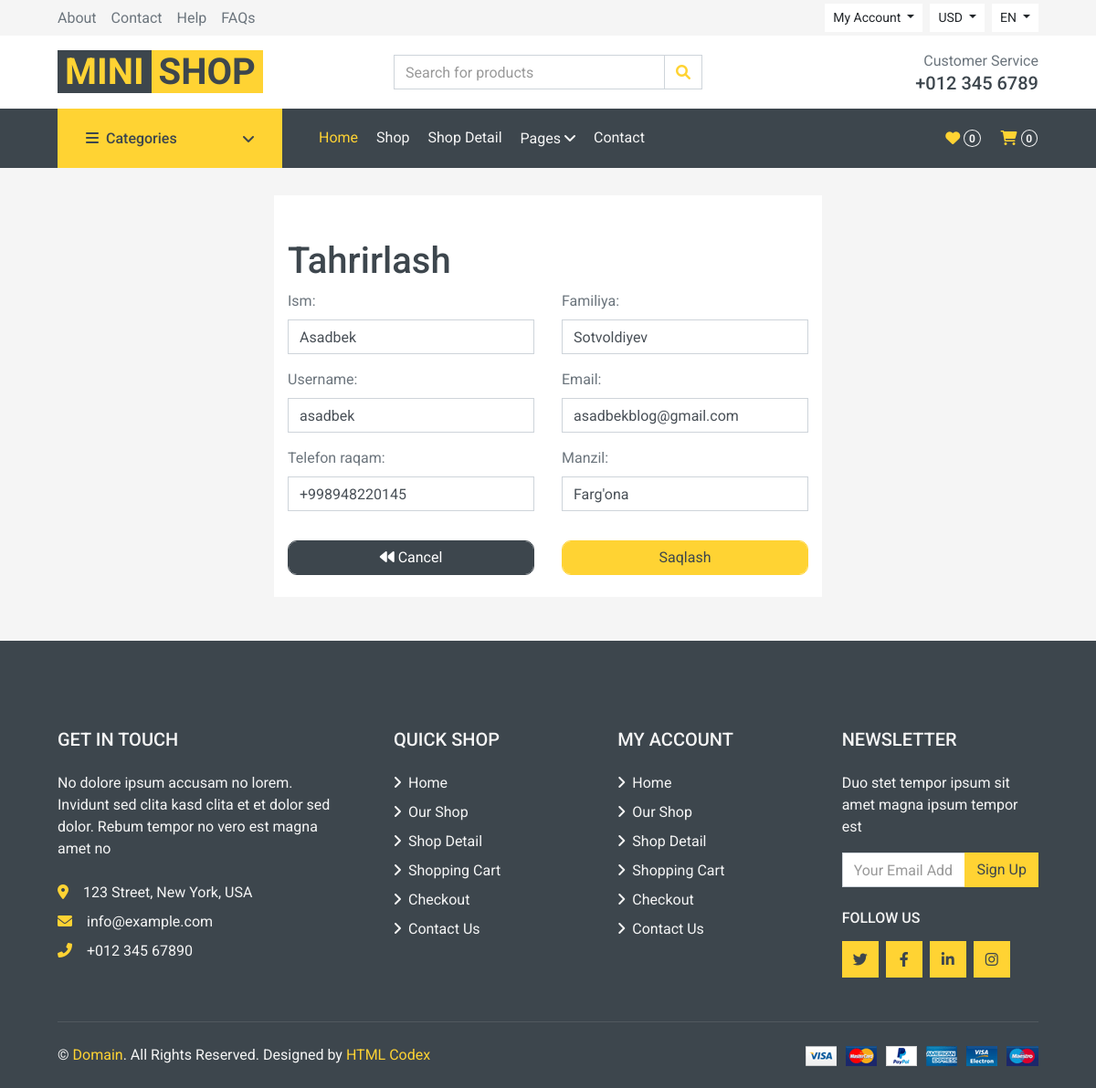
Page /user/profile/update/info/ (signed in) on the committed database.
### user/models.py (models this page shows, shortened)
class User(AbstractUser):
    image = models.ImageField(upload_to='users/profile/', null=True, blank=True)
    phone = models.CharField(max_length=13, null=True, blank=True)
    address = models.CharField(max_length=150, null=True, blank=True)
    class Meta:
        verbose_name = 'Foydalanuvchi'
        verbose_name_plural = 'Foydalanuvchilar'

### user/views.py (the view, shortened to what this page needs)
# urls.py: path('profile/update/info/', views.UpdateProfileView.as_view(), name='update_info'),
class UpdateProfileView(LoginRequiredMixin, View):
    def get(self, request):
        context = {
            'profile_form': UpdateProfileForm(instance=request.user),
            'title': "Ma'lumotlarni tahrirlash",
        }
        return render(request, 'user/personal_information.html', context)

### user/templates/user/personal_information.html (shortened to what this page needs)
{% extends 'base.html' %}
{% block content %}
    <div class="container-fluid mt-3">
        <div class="row gutters">
            <div class="col-md-6 offset-md-3 bg-white">
                <h1 class="mt-5">Tahrirlash</h1>
                <form method="post" name="changePassword" action="{% url 'user:update_info' %}">
                    <div class="row">
                        <div class="col-xl-6 col-lg-6 col-md-6 col-sm-6 col-12">
                            <div class="form-group">
                                <label for="first_name">Ism:</label>
                                {{ profile_form.first_name }}
                            </div>
                        </div>
                        <div class="col-xl-6 col-lg-6 col-md-6 col-sm-6 col-12">
                            <div class="form-group">
                                <label for="last_name">Familiya:</label>
                                {{ profile_form.last_name }}
                            </div>
                        </div>
                        <div class="col-xl-6 col-lg-6 col-md-6 col-sm-6 col-12">
                            <div class="form-group">
                                <label for="email">Username:</label>
                                {{ profile_form.username }}
                            </div>
                        </div>
                        <div class="col-xl-6 col-lg-6 col-md-6 col-sm-6 col-12">
                            <div class="form-group">
                                <label for="email">Email:</label>
                                {{ profile_form.email }}
                            </div>
                        </div>
                        <div class="col-xl-6 col-lg-6 col-md-6 col-sm-6 col-12">
                            <div class="form-group">
                                <label for="phone">Telefon raqam:</label>
                                {{ profile_form.phone }}
                            </div>
                        </div>
                        <div class="col-xl-6 col-lg-6 col-md-6 col-sm-6 col-12">
                            <div class="form-group">
                                <label for="address">Manzil:</label>
                                {{ profile_form.address }}
                            </div>
                        </div>
                    </div>
                    <div class="row mb-4">
                        <div class="col-xl-6 col-lg-6 col-md-6 col-sm-6 col-12">
                            <a href="{% url 'user:profile' %}" class="btn form-control btn-dark mt-3"
                               style="border-radius: 10px;">
                                <i class="fa fa-backward"></i> Cancel
                            </a>
                        </div>
                        <div class="col-xl-6 col-lg-6 col-md-6 col-sm-6 col-12">
                            <button type="submit" class="btn form-control btn-primary mt-3"
                                    style="border-radius: 10px;">
                                Saqlash
                            </button>
                        </div>
                    </div>
                </form>
            </div>
        </div>
    </div>
{% endblock %}

### templates/_components/style.html (style rules this page uses)
.form-control { border: 1px solid #cfd1d8; -webkit-border-radius: 2px; -moz-border-radius: 2px; border-radius: 5px; background: #ffffff; color: #2e323c; }

### rows in the picture
User: first_name "Asadbek", last_name "Sotvoldiyev", username "asadbek", email "asadbekblog@gmail.com", phone "+998948220145", address "Farg'ona"

### other values in the picture
{{ request.session.cart|length }} "0"
